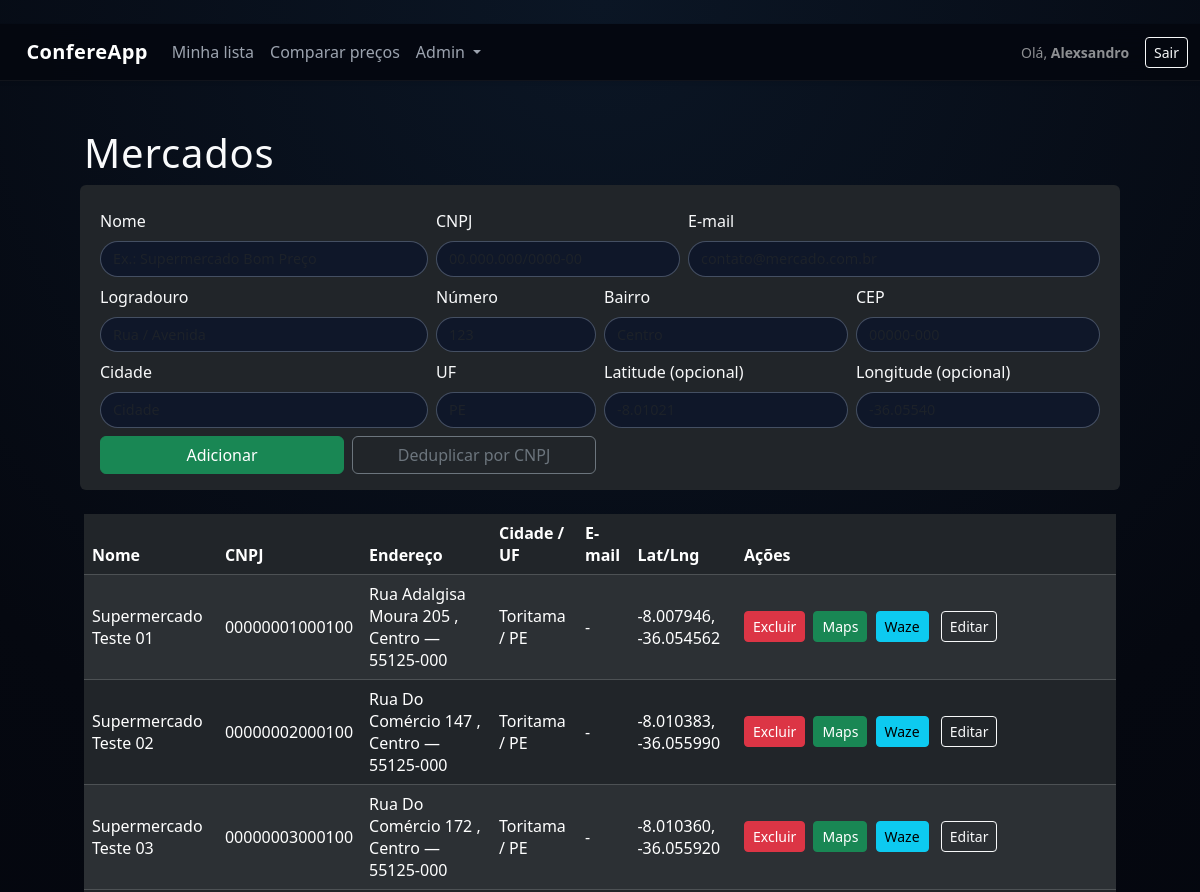
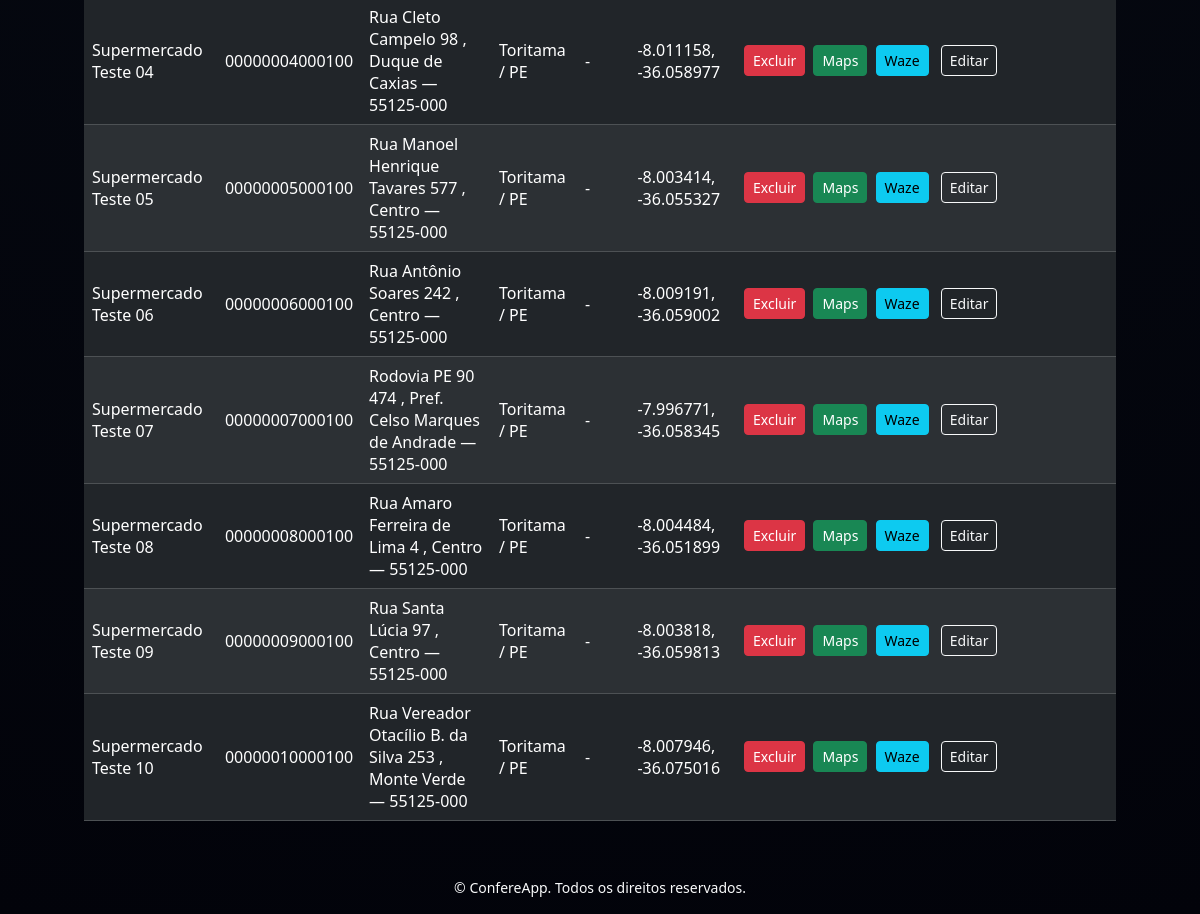
The app's page /admin/mercados (signed in) with its own data (2 pictures, top to bottom).
### banco.py (models this page shows, shortened)
class Usuario(db.Model):
    __tablename__ = "usuarios"
    id = db.Column(db.Integer, primary_key=True)
    nome = db.Column(db.String(120), nullable=False)
    email = db.Column(db.String(200), unique=True, index=True, nullable=False)
    senha = db.Column(db.String(255), nullable=True)
    role = db.Column(db.String(50), default="user")          # ex: 'user', 'admin', 'master'
    is_admin = db.Column(db.Boolean, default=False)          # flag legado
    perfil = db.Column(db.String(50))                        # ex: 'Master' para admin master
    ativo = db.Column(db.Boolean, default=True)
    tipo = db.Column(db.String(30), default="cliente")       # cliente / empresa / técnico
    cpf = db.Column(db.String(20))
    mercado_id = db.Column(db.Integer, db.ForeignKey("mercados.id"))
    criado_em = db.Column(db.DateTime, default=datetime.utcnow)
    lista_itens = db.relationship(
        "ListaItem",
        backref="usuario",
        lazy="dynamic",
        cascade="all, delete-orphan"
    )
    @property
    def is_master(self) -> bool:
        perfil = (self.perfil or '').strip().lower()
        role = (self.role or '').strip().lower()
        return perfil == 'master' or role == 'master'
    @property
    def is_admin_any(self) -> bool:
        role = (self.role or '').strip().lower()
        return (
            self.is_master
            or self.is_admin_tecnico
            or bool(self.is_admin)
            or role == 'admin'
        )
    @property
    def is_cliente(self) -> bool:
        tipo = (self.tipo or '').strip().lower()
        return tipo == 'cliente'
    @property
    def is_empresa(self) -> bool:
        tipo = (self.tipo or '').strip().lower()
        return tipo == 'empresa'

class Mercado(db.Model):
    __tablename__ = "mercados"
    id = db.Column(db.Integer, primary_key=True)
    nome = db.Column(db.String(200), nullable=False)
    cnpj = db.Column(db.String(20), index=True)
    email = db.Column(db.String(200))
    logradouro = db.Column(db.String(200))
    numero     = db.Column(db.String(50))
    bairro     = db.Column(db.String(120))
    cidade     = db.Column(db.String(120))
    uf         = db.Column(db.String(2))
    cep        = db.Column(db.String(20))
    lat      = db.Column(db.Float)
    lng      = db.Column(db.Float)
    dist_km  = db.Column(db.Float)
    owner_user_id = db.Column(db.Integer)
    criado_em = db.Column(db.DateTime, default=datetime.utcnow)
    precos = db.relationship(
        "Preco",
        backref="mercado",
        cascade="all, delete-orphan"
    )

### app.py (the view, shortened to what this page needs)
@app.route('/admin/mercados', methods=['GET', 'POST'])
@login_required
@admin_required  # apenas admin master enxerga essa tela
def admin_mercados():
    user = g.current_user
    msg = None
    mercados = Mercado.query.order_by(Mercado.nome).all()
    return render_template('admin_mercados.html', mercados=mercados, msg=msg)

### app.py (called while the page is built)
@event.listens_for(Engine, "connect")
def set_sqlite_pragma(dbapi_connection, connection_record):
    try:
        cursor = dbapi_connection.cursor()
        cursor.execute("PRAGMA foreign_keys=ON")
        cursor.close()
    except Exception:
        pass

@app.before_request
def _load_current_user():
    uid = session.get('user_id')
    g.current_user = db.session.get(Usuario, uid) if uid else None

def login_required(view):
    @wraps(view)
    def wrapped_view(*args, **kwargs):
        if 'user_id' not in session:
            return redirect(url_for('login', next=request.path))
        return view(*args, **kwargs)
    return wrapped_view

def admin_required(view):
    @wraps(view)
    def wrapper(*args, **kwargs):
        uid = session.get('user_id')
        if not uid:
            return redirect(url_for('login'))
        user = db.session.get(Usuario, uid)
        if not user or not user.is_admin_any:
            abort(403)
        return view(*args, **kwargs)
    return wrapper

@app.context_processor
def inject_current_user():
    uid = session.get('user_id')
    user = db.session.get(Usuario, uid) if uid else None
    return {"current_user": user}

### templates/admin_mercados.html (shortened to what this page needs)
﻿{% extends "base.html" %}
{% block content %}
<div class="container mt-4">
  <h1 class="mb-3">Mercados</h1>
  <form method="post" class="row g-2 mb-4 bg-dark text-light p-3 rounded">
    <div class="col-md-4">
      <label class="form-label">Nome</label>
      <input class="form-control" name="nome" placeholder="Ex.: Supermercado Bom Preço" required>
    </div>
    <div class="col-md-3">
      <label class="form-label">CNPJ</label>
      <input class="form-control" name="cnpj" placeholder="00.000.000/0000-00">
    </div>
    <div class="col-md-5">
      <label class="form-label">E-mail</label>
      <input class="form-control" type="email" name="email" placeholder="contato@mercado.com.br">
    </div>
    <div class="col-md-4">
      <label class="form-label">Logradouro</label>
      <input class="form-control" name="logradouro" placeholder="Rua / Avenida">
    </div>
    <div class="col-md-2">
      <label class="form-label">Número</label>
      <input class="form-control" name="numero" placeholder="123">
    </div>
    <div class="col-md-3">
      <label class="form-label">Bairro</label>
      <input class="form-control" name="bairro" placeholder="Centro">
    </div>
    <div class="col-md-3">
      <label class="form-label">CEP</label>
      <input class="form-control" name="cep" placeholder="00000-000">
    </div>
    <div class="col-md-4">
      <label class="form-label">Cidade</label>
      <input class="form-control" name="cidade" placeholder="Cidade">
    </div>
    <div class="col-md-2">
      <label class="form-label">UF</label>
      <input class="form-control" name="uf" placeholder="PE" maxlength="2">
    </div>
    <div class="col-md-3">
      <label class="form-label">Latitude (opcional)</label>
      <input class="form-control" name="lat" placeholder="-8.01021">
    </div>
    <div class="col-md-3">
      <label class="form-label">Longitude (opcional)</label>
      <input class="form-control" name="lng" placeholder="-36.05540">
    </div>
    <div class="col-md-3 d-flex align-items-end">
      <button class="btn btn-success w-100">Adicionar</button>
    </div>
    <div class="col-md-3 d-flex align-items-end">
      <button class="btn btn-outline-secondary w-100"
              name="acao" value="deduplicar" formnovalidate>
        Deduplicar por CNPJ
      </button>
    </div>
  </form>
  {% if mercados %}
    <div class="table-responsive">
      <table class="table table-striped table-hover align-middle table-dark">
        <thead>
          <tr>
            <th>Nome</th>
            <th>CNPJ</th>
            <th>Endereço</th>
            <th>Cidade / UF</th>
            <th>E-mail</th>
            <th>Lat/Lng</th>
            <th style="width:380px">Ações</th>
          </tr>
        </thead>
        <tbody>
        {% for m in mercados %}
          <tr>
            <td>{{ m.nome }}</td>
            <td>{{ m.cnpj or "-" }}</td>
            <td>
              {{ m.logradouro or "" }} {{ m.numero or "" }}
              {% if m.bairro %}, {{ m.bairro }}{% endif %}
              {% if m.cep %} — {{ m.cep }}{% endif %}
            </td>
            <td>{{ m.cidade or "-" }} / {{ m.uf or "-" }}</td>
            <td>{{ m.email or "-" }}</td>
            <td>
              {% if m.lat is not none and m.lng is not none %}
                {{ "%.6f"|format(m.lat) }}, {{ "%.6f"|format(m.lng) }}
              {% else %}
                <span class="text-muted">Sem coordenadas</span>
              {% endif %}
            </td>
            <td class="text-nowrap">
              <form method="post" class="d-inline">
                <button class="btn btn-sm btn-danger"
                        onclick="return confirm('Excluir o mercado \"{{ m.nome }}\" e seus preços?')">
                  Excluir
                </button>
              </form>
              {% if m.lat is not none and m.lng is not none %}
                <a href="https://www.google.com/maps?q={{ m.lat }},{{ m.lng }}"
                   target="_blank" class="btn btn-sm btn-success ms-1">
                  Maps
                </a>
                <a href="https://waze.com/ul?ll={{ m.lat }},{{ m.lng }}&navigate=yes"
                   target="_blank" class="btn btn-sm btn-info ms-1">
                  Waze
                </a>
              {% else %}
                <span class="badge bg-secondary ms-1">Sem mapa</span>
              {% endif %}
              <details class="d-inline-block ms-2">
                <summary class="btn btn-sm btn-outline-light">Editar</summary>
              </details>
            </td>
          </tr>
        {% endfor %}
        </tbody>
      </table>
    </div>
  {% else %}
    <p class="text-muted">Nenhum mercado cadastrado.</p>
  {% endif %}
</div>
{% endblock %}

### templates/base.html (shortened to what this page needs)
﻿<!doctype html>
<html lang="pt-br">
<head>
  <link
    href="https://cdn.jsdelivr.net/npm/bootstrap@5.3.2/dist/css/bootstrap.min.css"
    rel="stylesheet"
>
  <link rel="stylesheet" href="{{ url_for('static', filename='css/style.css') }}">
</head>
<body class="bg-app">
  <nav class="navbar navbar-expand-lg navbar-dark shadow-sm confere-navbar">
    <div class="container-fluid">
      <a class="navbar-brand fw-bold d-flex align-items-center" href="{{ url_for('index') }}">
        <span>ConfereApp</span>
      </a>
      <div class="collapse navbar-collapse" id="mainNavbar">
        <ul class="navbar-nav me-auto mb-2 mb-lg-0">
          {% if current_user %}
            {% if current_user.is_cliente or current_user.is_admin_any %}
              <li class="nav-item">
                <a class="nav-link" href="{{ url_for('lista') }}">Minha lista</a>
              </li>
              <li class="nav-item">
                <a class="nav-link" href="{{ url_for('comparar') }}">Comparar preços</a>
              </li>
            {% endif %}
            {% if current_user.is_admin_any %}
              <li class="nav-item dropdown">
                <a class="nav-link dropdown-toggle" href="#" id="adminDrop" role="button" data-bs-toggle="dropdown">
                  Admin
                </a>
              </li>
            {% endif %}
          {% endif %}
        </ul>
        <div class="d-flex align-items-center">
          {% if current_user %}
            <span class="navbar-text me-3 small text-nowrap">
              Olá, <strong>{{ current_user.nome }}</strong>
            </span>
            <a href="{{ url_for('logout') }}" class="btn btn-sm btn-outline-light">
              Sair
            </a>
          {% endif %}
        </div>
      </div>
    </div>
  </nav>
  <main class="container py-4 app-main">
    {% block content %}{% endblock %}
  </main>
  <footer class="app-footer text-center py-3">
    <small>&copy; {{ now().year if now else '' }} ConfereApp. Todos os direitos reservados.</small>
  </footer>
</body>
</html>

### static/css/style.css (style rules this page uses)
:root { --ca-bg: #050810; --ca-bg-soft: #0b101b; --ca-card: #101622; --ca-card-soft: #151c2b; --ca-border-soft: rgba(255, 255, 255, 0.05); --ca-green: #28e070; --ca-green-soft: #1ac15a; --ca-green-dark: #0b8b3a; --ca-green-glow: rgba(40, 224, 112, 0.35); --ca-text-main: #f9fafb; --ca-text-muted: #9ca3af; --ca-text-soft: #6b7280; --ca-danger: #f97373; --ca-warning: #facc15; }
body { background: radial-gradient(circle at top, #0b1625 0, #050810 45%, #02030a 100%); color: var(--ca-text-main); font-family: system-ui, -apple-system, BlinkMacSystemFont, "Segoe UI", sans-serif; }
.navbar { background: rgba(5, 8, 16, 0.96) !important; border-bottom: 1px solid var(--ca-border-soft); backdrop-filter: blur(18px); }
.navbar-brand { font-weight: 700; letter-spacing: 0.02em; display: flex; align-items: center; gap: 0.4rem; }
.navbar-dark .navbar-nav .nav-link { color: var(--ca-text-muted); font-weight: 500; }
.container { max-width: 1080px; }
h1, h2, h3, h4 { color: var(--ca-text-main); letter-spacing: 0.02em; }
.form-control, .form-select { background: rgba(15, 23, 42, 0.95); border-radius: 999px; border: 1px solid rgba(148, 163, 184, 0.4); color: var(--ca-text-main); font-size: 0.9rem; }

### records on screen
Usuario: nome "Alexsandro"
Mercado: nome "Supermercado Teste 01", cnpj "00000001000100", logradouro "Rua Adalgisa Moura", numero "205", bairro "Centro", cep "55125-000", cidade "Toritama", uf "PE", email "-", lat "-8.007946", lng "-36.054562"
Mercado: nome "Supermercado Teste 02", cnpj "00000002000100", logradouro "Rua Do Comércio", numero "147", bairro "Centro", cep "55125-000", cidade "Toritama", uf "PE", email "-", lat "-8.010383", lng "-36.055990"
Mercado: nome "Supermercado Teste 03", cnpj "00000003000100", logradouro "Rua Do Comércio", numero "172", bairro "Centro", cep "55125-000", cidade "Toritama", uf "PE", email "-", lat "-8.010360", lng "-36.055920"
Mercado: nome "Supermercado Teste 04", cnpj "00000004000100", logradouro "Rua Cleto Campelo", numero "98", bairro "Duque de Caxias", cep "55125-000", cidade "Toritama", uf "PE", email "-", lat "-8.011158", lng "-36.058977"
Mercado: nome "Supermercado Teste 05", cnpj "00000005000100", logradouro "Rua Manoel Henrique Tavares", numero "577", bairro "Centro", cep "55125-000", cidade "Toritama", uf "PE", email "-", lat "-8.003414", lng "-36.055327"
Mercado: nome "Supermercado Teste 06", cnpj "00000006000100", logradouro "Rua Antônio Soares", numero "242", bairro "Centro", cep "55125-000", cidade "Toritama", uf "PE", email "-", lat "-8.009191", lng "-36.059002"
Mercado: nome "Supermercado Teste 07", cnpj "00000007000100", logradouro "Rodovia PE 90", numero "474", bairro "Pref. Celso Marques de Andrade", cep "55125-000", cidade "Toritama", uf "PE", email "-", lat "-7.996771", lng "-36.058345"
Mercado: nome "Supermercado Teste 08", cnpj "00000008000100", logradouro "Rua Amaro Ferreira de Lima", numero "4", bairro "Centro", cep "55125-000", cidade "Toritama", uf "PE", email "-", lat "-8.004484", lng "-36.051899"
Mercado: nome "Supermercado Teste 09", cnpj "00000009000100", logradouro "Rua Santa Lúcia", numero "97", bairro "Centro", cep "55125-000", cidade "Toritama", uf "PE", email "-", lat "-8.003818", lng "-36.059813"
Mercado: nome "Supermercado Teste 10", cnpj "00000010000100", logradouro "Rua Vereador Otacílio B. da Silva", numero "253", bairro "Monte Verde", cep "55125-000", cidade "Toritama", uf "PE", email "-", lat "-8.007946", lng "-36.075016"
